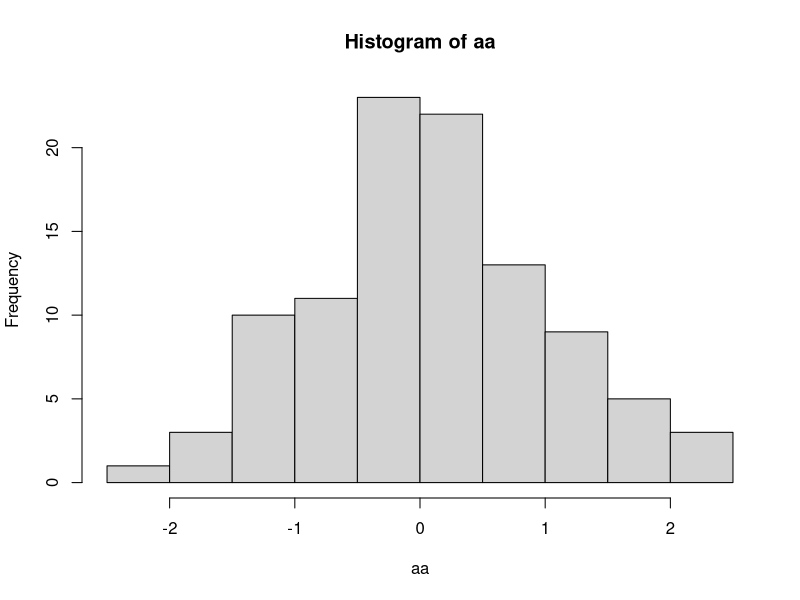
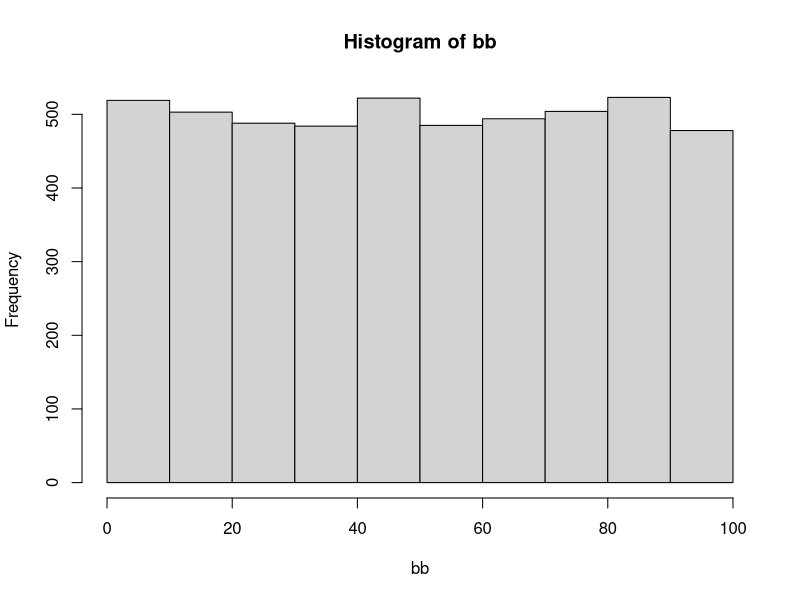

These charts were generated, in order, by the following R code:
#내장함수
seq(1,5,by=1.5)

set.seed(123)
aa=rnorm(100,mean=0,sd=1) #정규분포를 따르는 난수생성
aa
mean(aa)
hist(aa)

bb=runif(5000,min=0,max=100) #균등분포를 따르는 난수 생성
mean(bb)
hist(bb)

sample(1:100,10)

vec=1:10
min(vec)
max(vec)
range(vec)
median(vec)
var(vec)
sd(vec)
sqrt(var(vec))
quantile(vec)
table(vec)

# 사용자 정의 함수
func1 = function(){
  print("사용자 만세")
}
func1()
typeof(func1) #"closure"

func2=function(arg1){
  print(arg1)
  return(arg1+10)
}
func2(10)

# 구구단 출력
gugu_func<-function(dan){
  for(d in dan){
    for(i in 1:9)
      cat(d,'*',i,'=',d*i)
  }
  cat('\n')
}
gugu_func(3:10)



